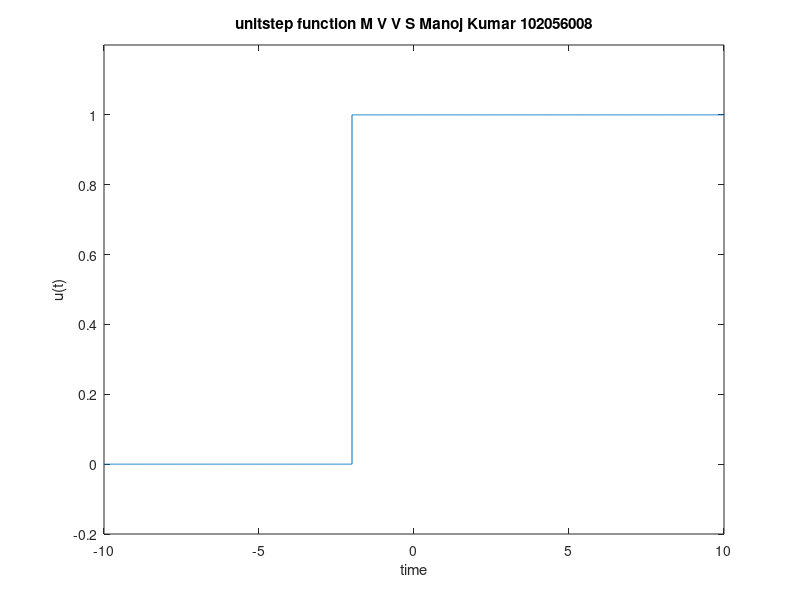

Reproduce this figure in MATLAB.
%% signals and systems lab 

clc;
clear;
close all;
t1= -10:0.01:-2;
t2= -2:0.01:10;
u1= zeros(size(t1));
u2= ones(size(t2));
t= [t1 t2];
u= [u1 u2];
plot(t,u);
ylim([-0.2,1.2]);
xlabel('time')
ylabel('u(t)')
title("unitstep function M V V S Manoj Kumar 102056008")
